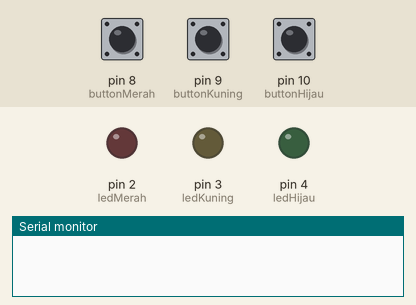
This sketch was run on a simulated Arduino Uno, built with avr-gcc and run on an emulated ATmega328P. Shown: output pins drawn as LEDs (lit = HIGH), the last lines printed to the serial monitor. The test bench sets the inputs (shaded band); at power-on: pin 8 (buttonMerah) LOW, pin 9 (buttonKuning) LOW, pin 10 (buttonHijau) LOW.

Above: at 1.2 s.
1.3 s: pin 8 (buttonMerah) pulled HIGH for 0.15 s
At 1.4 s:
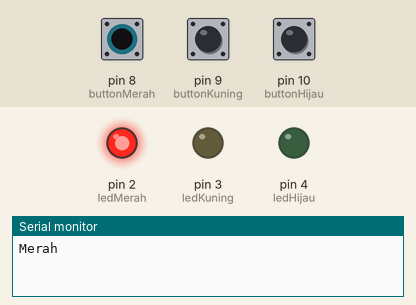
3.0 s: pin 9 (buttonKuning) pulled HIGH for 0.15 s
At 3.1 s:
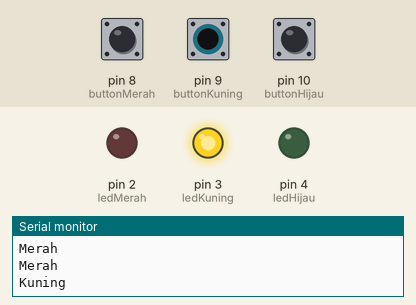
4.7 s: pin 10 (buttonHijau) pulled HIGH for 0.15 s
At 4.8 s:
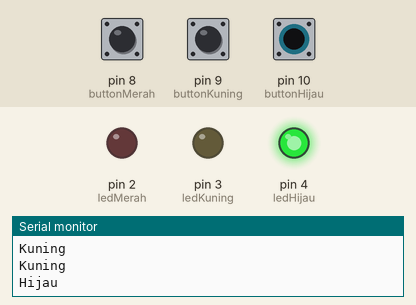
6.4 s: pin 10 (buttonHijau) pulled HIGH for 3.2 s
At 10.4 s:
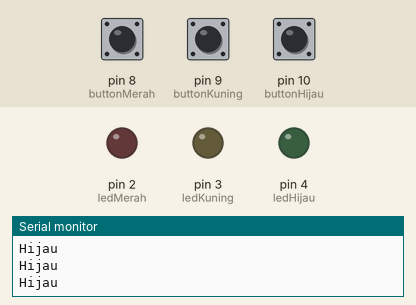
11.1 s: pin 8 (buttonMerah) pulled HIGH for 3.2 s
At 11.6 s:
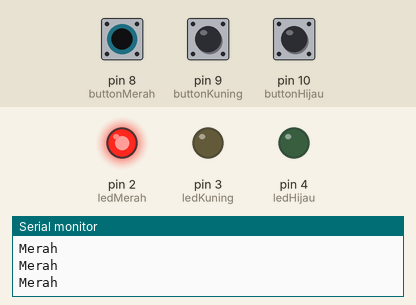
15.8 s: pin 8 (buttonMerah) driven HIGH and pin 9 (buttonKuning) driven HIGH
At 16.5 s:
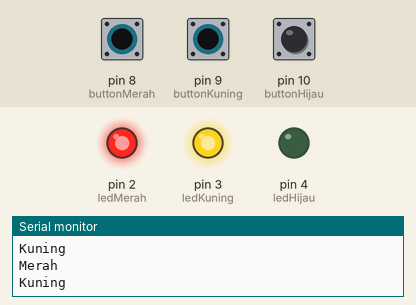
Timing chart, 0 to 18.3 s (numbered marks = the images above; inputs shaded):
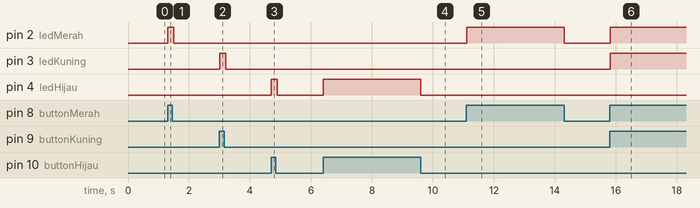

The sketch:

Button_Basic.ino
```cpp
// C++ code
//

const int ledMerah = 2;
const int ledKuning = 3;
const int ledHijau = 4;

const int buttonMerah= 8;
const int buttonKuning= 9;
const int buttonHijau= 10;

int stateMerah = 0;
int stateKuning = 0;
int stateHijau = 0;

void setup()
{
  Serial.begin(9600); //menampilkan serial monitor
  pinMode(ledMerah, OUTPUT);
  pinMode(ledKuning, OUTPUT);
  pinMode(ledHijau, OUTPUT);

  pinMode(buttonMerah, INPUT);
  pinMode(buttonKuning, INPUT);
  pinMode(buttonHijau, INPUT);
}

void loop()
{
  stateMerah = digitalRead(buttonMerah);
  stateKuning = digitalRead(buttonKuning);
  stateHijau = digitalRead(buttonHijau);

  if (stateMerah == HIGH) {
    digitalWrite(ledMerah, HIGH);
    Serial.println("Merah");
  } else {
    digitalWrite(ledMerah, LOW);
  }

  if (stateKuning == HIGH) {
    digitalWrite(ledKuning, HIGH);
    Serial.println("Kuning");
  } else {
    digitalWrite(ledKuning, LOW);
  }

  if (stateHijau == HIGH) {
    digitalWrite(ledHijau, HIGH);
    Serial.println("Hijau");
  } else {
    digitalWrite(ledHijau, LOW);
  }

  delay(100);

}
```

Measured:
- after the input at 1.3 s, pin 2 (ledMerah): LOW → HIGH at once, → LOW 0.20 s later
- after the input at 3.0 s, pin 3 (ledKuning): LOW → HIGH at once, → LOW 0.20 s later
- after the input at 4.7 s, pin 4 (ledHijau): LOW → HIGH at once, → LOW 0.20 s later
- after the input at 6.4 s, pin 4 (ledHijau): LOW → HIGH at once, → LOW 3.2 s later
- after the input at 11.1 s, pin 2 (ledMerah): LOW → HIGH at once, → LOW 3.2 s later
- after the input at 15.8 s, pin 2 (ledMerah), pin 3 (ledKuning): LOW → HIGH at once
